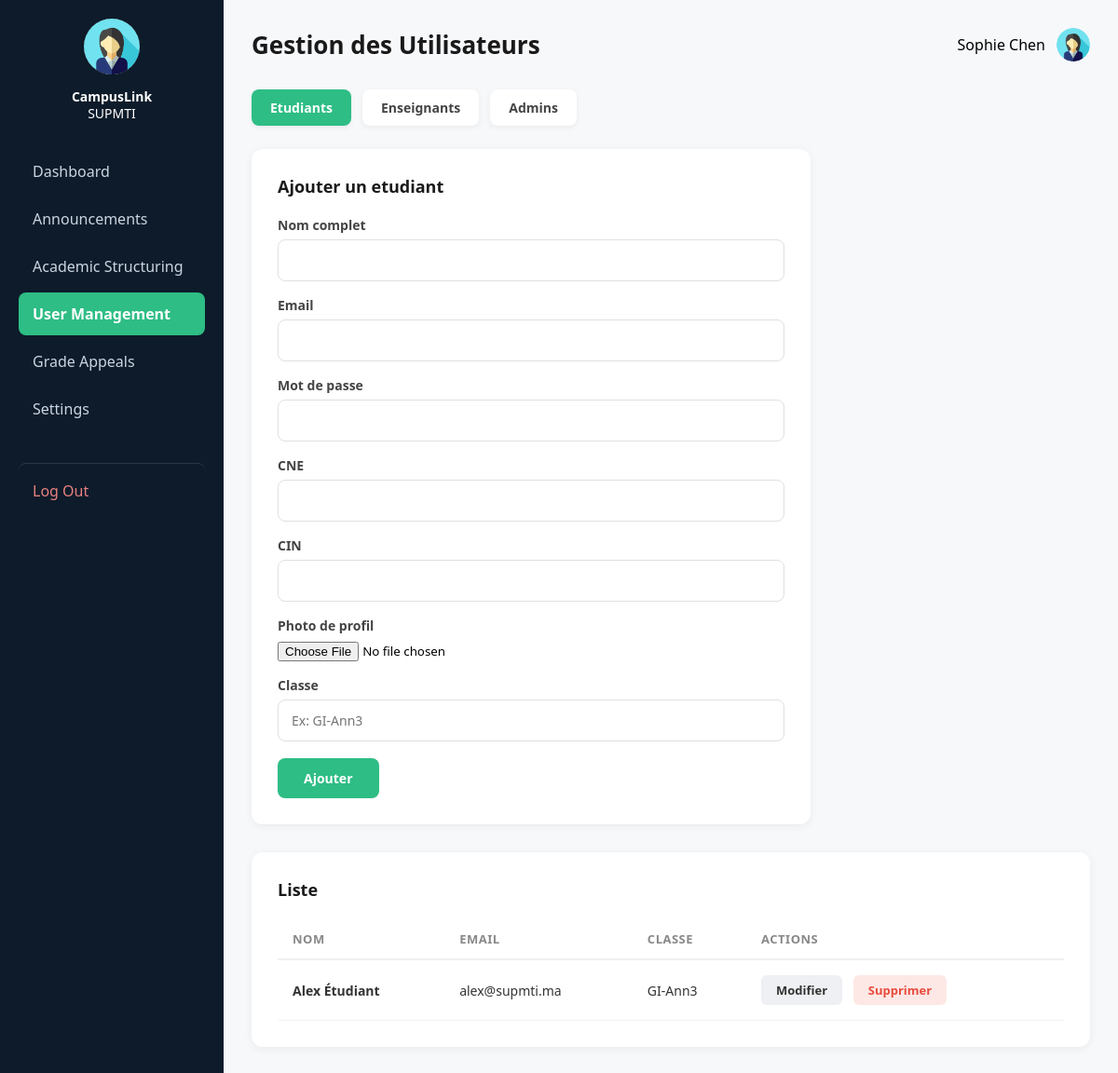
The app's page /admin/users?role=etudiant (signed in) with its own data.
### tables this page shows
CREATE TABLE users (
        id INTEGER PRIMARY KEY AUTOINCREMENT,
        nom TEXT NOT NULL,
        email TEXT NOT NULL UNIQUE,
        mot_de_passe TEXT NOT NULL,
        role TEXT NOT NULL,
        classe TEXT,
        cne TEXT,
        cin TEXT,
        photo TEXT
    );

### app.py (the view)
@app.route('/admin/users')
def user_management():
    if session.get('user_role') != 'admin':
        return redirect(url_for('login'))
    role_choisi = request.args.get('role')
    connexion = sqlite3.connect('campuslink.db')
    curseur = connexion.cursor()
    utilisateurs = []
    if role_choisi:
        curseur.execute("SELECT id, nom, email, classe FROM users WHERE role = ?", (role_choisi,))
        utilisateurs = curseur.fetchall()
    connexion.close()
    return render_template('user_management.html', nom=session.get('user_nom'), role_choisi=role_choisi, utilisateurs=utilisateurs)

### app.py (called while the page is built)
@app.context_processor
def inject_current_user():
    current_role = session.get('user_role')
    current_nom = session.get('user_nom')
    current_photo = 'avatar.png'
    if 'user_id' in session:
        connexion = sqlite3.connect('campuslink.db')
        curseur = connexion.cursor()
        curseur.execute("SELECT photo FROM users WHERE id = ?", (session.get('user_id'),))
        resultat = curseur.fetchone()
        connexion.close()
        if resultat and resultat[0]:
            current_photo = resultat[0]
    return dict(
        current_role=current_role,
        current_nom=current_nom,
        current_photo=current_photo
    )

### templates/user_management.html (shortened to what this page needs)
{% extends "base.html" %}
{% block page_header %}Gestion des Utilisateurs{% endblock %}
{% block extra_css %}
<link rel="stylesheet" href="{{ url_for('static', filename='css/admin.css') }}">
{% endblock %}
{% block content %}
<div class="role-tabs">
    <a href="{{ url_for('user_management', role='etudiant') }}" class="role-tab {{ 'role-tab-active' if role_choisi == 'etudiant' else '' }}">Etudiants</a>
    <a href="{{ url_for('user_management', role='enseignant') }}" class="role-tab {{ 'role-tab-active' if role_choisi == 'enseignant' else '' }}">Enseignants</a>
    <a href="{{ url_for('user_management', role='admin') }}" class="role-tab {{ 'role-tab-active' if role_choisi == 'admin' else '' }}">Admins</a>
</div>
{% if role_choisi %}
<div class="form-card" style="max-width: 600px;">
    <h3>Ajouter {{ 'un etudiant' if role_choisi == 'etudiant' else ('un enseignant' if role_choisi == 'enseignant' else 'un admin') }}</h3>
    <form method="POST" action="{{ url_for('add_user') }}" enctype="multipart/form-data">
        <label>Nom complet</label>
        <input type="text" name="nom" required>
        <label>Email</label>
        <input type="text" name="email" required>
        <label>Mot de passe</label>
        <input type="text" name="mot_de_passe" required>
        <label>CNE</label>
        <input type="text" name="cne">
        <label>CIN</label>
        <input type="text" name="cin">
        <label>Photo de profil</label>
        <input type="file" name="photo" accept="image/*">
        {% if role_choisi == 'etudiant' %}
        <label>Classe</label>
        <input type="text" name="classe" placeholder="Ex: GI-Ann3">
        {% endif %}
        <button type="submit" class="btn-submit-small" style="margin-top: 18px;">Ajouter</button>
    </form>
</div>
<div class="form-card" style="max-width: 100%;">
    <h3>Liste</h3>
    {% if utilisateurs %}
    <table class="grades-table">
        <thead>
            <tr>
                <th>Nom</th>
                <th>Email</th>
                {% if role_choisi == 'etudiant' %}<th>Classe</th>{% endif %}
                <th>Actions</th>
            </tr>
        </thead>
        <tbody>
            {% for u in utilisateurs %}
            <tr>
                <td class="announcement-title">{{ u[1] }}</td>
                <td>{{ u[2] }}</td>
                {% if role_choisi == 'etudiant' %}<td>{{ u[3] or '--' }}</td>{% endif %}
                <td>
                    <a href="{{ url_for('edit_user', user_id=u[0]) }}" class="btn-edit">Modifier</a>
                    <a href="{{ url_for('delete_user', user_id=u[0]) }}" class="btn-delete" onclick="return confirm('Supprimer cet utilisateur ?');">Supprimer</a>
                </td>
            </tr>
            {% endfor %}
        </tbody>
    </table>
    {% else %}
    <div class="empty-state">Aucun utilisateur dans cette categorie.</div>
    {% endif %}
</div>
{% endif %}
{% endblock %}

### templates/base.html (shortened to what this page needs)
<!DOCTYPE html>
<html lang="fr">
<head>
    <link rel="stylesheet" href="{{ url_for('static', filename='css/dashboard.css') }}">
    {% block extra_css %}{% endblock %}
</head>
<body>
<div class="dashboard-layout">
    <aside class="sidebar">
        <div class="sidebar-profile">
            <img src="{{ url_for('static', filename='uploads/' + current_photo) if current_photo != 'avatar.png' else url_for('static', filename='images/avatar.png') }}"
                 class="sidebar-avatar" alt="Avatar">
            <div class="sidebar-brand"><strong>CampusLink</strong><br>SUPMTI</div>
        </div>
        <nav class="sidebar-nav">
            {% if current_role == 'admin' %}
                <a href="{{ url_for('dashboard_admin') }}" class="nav-item {{ 'active' if request.endpoint == 'dashboard_admin' }}">Dashboard</a>
                <a href="{{ url_for('admin_announcements') }}" class="nav-item {{ 'active' if request.endpoint in ['admin_announcements','edit_announcement'] }}">Announcements</a>
                <a href="{{ url_for('academic_structure') }}" class="nav-item {{ 'active' if request.endpoint == 'academic_structure' }}">Academic Structuring</a>
                <a href="{{ url_for('user_management') }}" class="nav-item {{ 'active' if request.endpoint in ['user_management','edit_user'] }}">User Management</a>
                <a href="{{ url_for('admin_appeals') }}" class="nav-item {{ 'active' if request.endpoint == 'admin_appeals' }}">Grade Appeals</a>
                <a href="{{ url_for('settings_admin') }}" class="nav-item {{ 'active' if request.endpoint == 'settings_admin' }}">Settings</a>
            {% endif %}
            <a href="{{ url_for('logout') }}" class="nav-item logout-link">Log Out</a>
        </nav>
    </aside>
    <main class="main-content">
        <header class="topbar page-header">
            <h2>{% block page_header %}{% endblock %}</h2>
            <div class="topbar-right">
                <span>{{ current_nom }}</span>
                <img src="{{ url_for('static', filename='uploads/' + current_photo) if current_photo != 'avatar.png' else url_for('static', filename='images/avatar.png') }}"
                     class="topbar-avatar" alt="Avatar">
            </div>
        </header>
        {% block content %}{% endblock %}
    </main>
</div>
</body>
</html>

### static/css/dashboard.css (style rules this page uses)
* { margin: 0; padding: 0; box-sizing: border-box; font-family: 'Segoe UI', Arial, sans-serif; }
.dashboard-layout { display: flex; min-height: 100vh; }
.sidebar { width: 240px; background-color: #0d1b2a; color: white; padding: 20px; }
.sidebar-profile { text-align: center; margin-bottom: 30px; }
.sidebar-profile img { width: 60px; height: 60px; border-radius: 50%; }
.sidebar-avatar { width: 56px; height: 56px; border-radius: 50%; object-fit: cover; margin-bottom: 10px; }
.sidebar-brand { font-size: 14px; line-height: 1.3; }
.logout-link { margin-top: 30px; color: #e88080 !important; border-top: 1px solid rgba(255,255,255,0.12); padding-top: 18px !important; }
.page-header h2 { font-size: 24px; color: #1a1a1a; }
.sidebar-nav { display: flex; flex-direction: column; gap: 5px; }
.nav-item { color: #cbd5e1; text-decoration: none; padding: 12px 15px; border-radius: 8px; }
.nav-item.active { background-color: #2ebd85; color: white; font-weight: bold; }
.main-content { flex: 1; background-color: #f7f8fa; padding: 30px; }
.topbar { display: flex; justify-content: space-between; align-items: center; margin-bottom: 30px; }
.topbar-right { display: flex; align-items: center; gap: 15px; }
.topbar-avatar { width: 36px; height: 36px; border-radius: 50%; }

### static/css/admin.css (style rules this page uses)
.page-header { margin-bottom: 30px; }
.page-header h2 { font-size: 26px; color: #1a1a1a; }
.topbar-right { display: flex; align-items: center; gap: 12px; }
.form-card { background: white; border-radius: 12px; padding: 28px; margin-bottom: 30px; box-shadow: 0 2px 10px rgba(0,0,0,0.06); }
.form-card h3 { font-size: 18px; margin-bottom: 20px; color: #1a1a1a; display: flex; align-items: center; gap: 8px; }
.form-card label { display: block; font-weight: 600; font-size: 14px; color: #444; margin-top: 16px; margin-bottom: 6px; }
.form-card input[type="text"], .form-card textarea, .form-card select { width: 100%; padding: 12px 14px; border: 1.5px solid #e0e0e0; border-radius: 8px; font-size: 14px; font-family: inherit; transition: border-color 0.2s; }
.btn-submit-small { background-color: #2ebd85; color: white; padding: 12px 28px; border: none; border-radius: 8px; font-weight: 600; font-size: 14px; cursor: pointer; transition: background-color 0.2s; }
.grades-table { width: 100%; border-collapse: collapse; }
.grades-table thead th { text-align: left; padding: 12px 16px; font-size: 13px; color: #888; font-weight: 600; text-transform: uppercase; letter-spacing: 0.5px; border-bottom: 2px solid #f0f0f0; }
.grades-table tbody td { padding: 16px; font-size: 14px; color: #333; border-bottom: 1px solid #f3f3f3; }
.announcement-title { font-weight: 600; color: #1a1a1a; }
.btn-edit, .btn-delete { display: inline-block; padding: 7px 16px; border-radius: 6px; text-decoration: none; font-size: 13px; font-weight: 600; margin-right: 8px; transition: opacity 0.2s; }
.btn-edit { background-color: #eef0f3; color: #333; }
.btn-delete { background-color: #fde8e6; color: #e74c3c; }
.role-tabs { display: flex; gap: 12px; margin-bottom: 25px; }
.role-tab { padding: 10px 20px; border-radius: 8px; background: white; color: #444; text-decoration: none; font-weight: 600; font-size: 14px; box-shadow: 0 2px 6px rgba(0,0,0,0.06); }
.role-tab-active { background-color: #2ebd85; color: white; }

### records on screen
users: photo (picture), nom "Sophie Chen"
users: nom "Alex Étudiant", email "alex@supmti.ma", classe "GI-Ann3"
